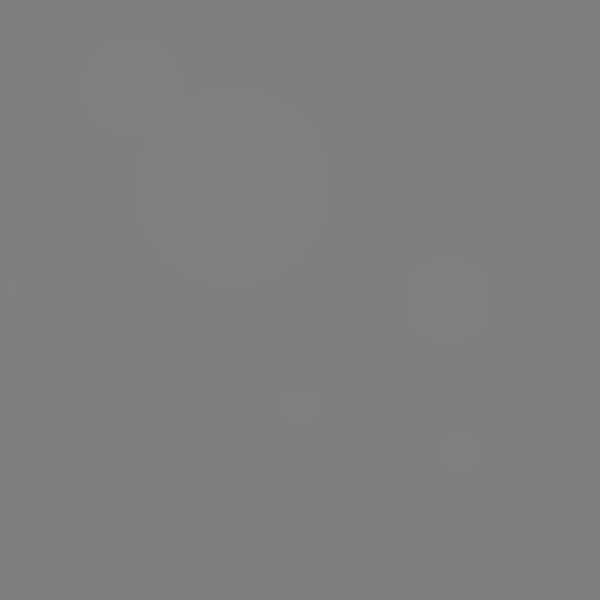
Frame 1 (no input)
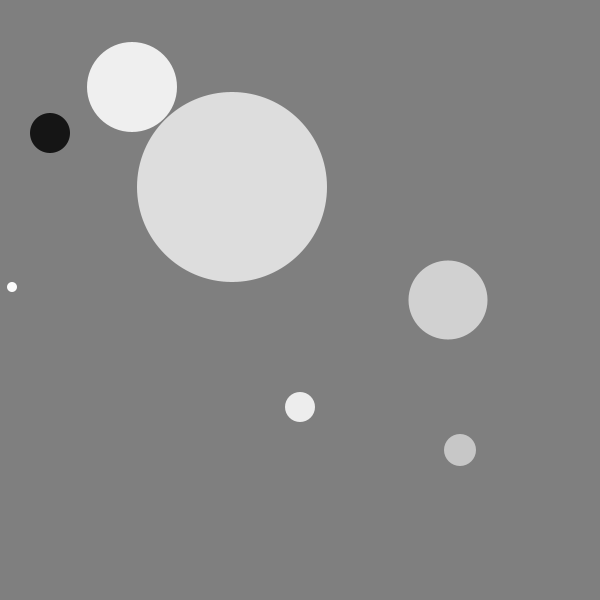
Frame 60 (the mouse pressed at the canvas centre just before this capture)
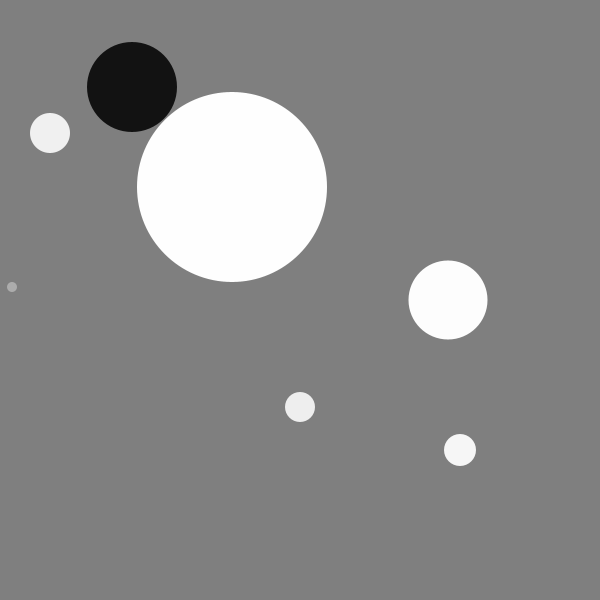
Frame 120 (the mouse held since frame 60 and released just before this capture)

The Processing sketch that drew these frames (run headless with seeded random() and noise(); from frame 60 on, the mouse is pressed at the canvas centre):

// Processing sketch: test_44_pde
// ── test_44_pde.pde
int num = 10;
int step = 50;
int[][] a = {
   {50, 133, 40},
   {132, 87, 90},
   {12, 287, 10},
   {300, 407, 30},
   {232, 187, 190},
   {448, 300, 79},
   {460, 450, 32}
};

void setup() {
   size(600, 600);
   smooth();
   noStroke();
   //noLoop();
}

float counter = 0;

void draw() {
   background(127);
   for(int i=0; i<a.length; i++) {
      float angle = counter / (float)(1 + i);
      float colour = map(sin(angle), -1, 1, 0, 255);
      fill(colour);
      ellipse(a[i][0], a[i][1], a[i][2], a[i][2]);
      counter += 0.01;
   }
}
